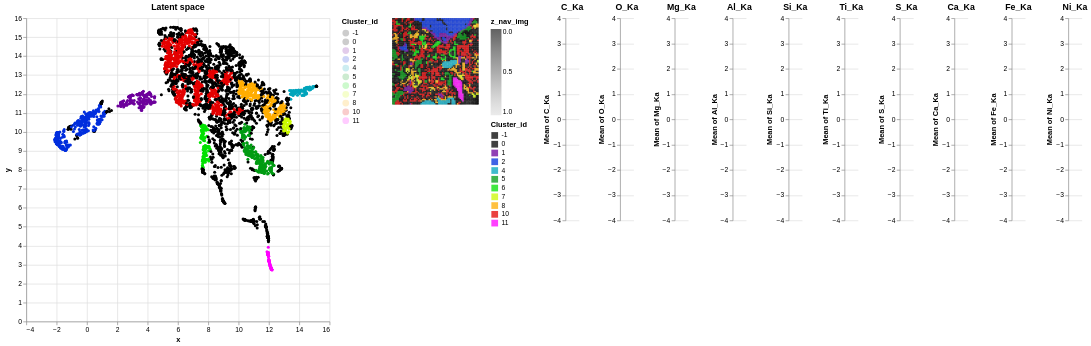

The cell this chart's notebook holds for it:
### Code cell
gui.check_latent_space(ps=ps_hdb,show_map=True,ratio_to_be_shown=1.0)

### Figure 1 — Vega-Lite specification as saved in the notebook (floating-point values rounded to 4 significant figures; data arrays with more than 128 entries replaced by an {"elided": "..."} marker saying what was removed)
{"config": {"view": {"continuousWidth": 300, "continuousHeight": 300, "strokeWidth": 0}}, "hconcat": [{"layer": [{"mark": {"type": "circle", "size": 3}, "encoding": {"color": {"field": "Cluster_id", "scale": {"domain": [-1.0, 0.0, 1.0, 2.0, 4.0, 5.0, 6.0, 7.0, 8.0, 10.0, 11.0], "range": ["#000000", "#000000", "#6d009c", "#002edd", "#00a4bb", "#009b12", "#00e100", "#cbf900", "#ffad00", "#e30000", "#ff00ff"]}, "type": "nominal"}, "opacity": {"value": 0.2}, "x": {"field": "x", "type": "quantitative"}, "y": {"field": "y", "type": "quantitative"}}, "name": "view_1"}, {"mark": {"type": "circle", "size": 20}, "encoding": {"color": {"field": "Cluster_id", "scale": {"domain": [-1.0, 0.0, 1.0, 2.0, 4.0, 5.0, 6.0, 7.0, 8.0, 10.0, 11.0], "range": ["#000000", "#000000", "#6d009c", "#002edd", "#00a4bb", "#009b12", "#00e100", "#cbf900", "#ffad00", "#e30000", "#ff00ff"]}, "type": "nominal"}, "opacity": {"condition": {"param": "param_1", "value": 1.0}, "value": 0.0}, "tooltip": [{"field": "Cluster_id", "type": "nominal"}, {"field": "x", "format": ",.2f", "type": "quantitative"}, {"field": "y", "format": ",.2f", "type": "quantitative"}], "x": {"field": "x", "type": "quantitative"}, "y": {"field": "y", "type": "quantitative"}}}], "data": {"name": "data-ba6110066a2dd74ff229a60cb0b62cd8"}, "height": 450, "title": {"text": "Latent space"}, "width": 450}, {"layer": [{"data": {"name": "data-c6d3e8bcdc2a61eac0fffeed907ec2c2"}, "mark": {"type": "square", "size": 6}, "encoding": {"color": {"field": "z_nav_img", "scale": {"domain": [1.0, 0.0], "scheme": "greys"}, "type": "quantitative"}, "x": {"axis": null, "field": "x_nav_img", "type": "ordinal"}, "y": {"axis": null, "field": "y_nav_img", "type": "ordinal"}}}, {"data": {"name": "data-ba6110066a2dd74ff229a60cb0b62cd8"}, "mark": {"type": "square", "size": 5}, "encoding": {"color": {"field": "Cluster_id", "scale": {"domain": [-1.0, 0.0, 1.0, 2.0, 4.0, 5.0, 6.0, 7.0, 8.0, 10.0, 11.0], "range": ["#000000", "#000000", "#6d009c", "#002edd", "#00a4bb", "#009b12", "#00e100", "#cbf900", "#ffad00", "#e30000", "#ff00ff"]}, "type": "nominal"}, "opacity": {"condition": {"param": "param_1", "value": 0.75}, "value": 0}, "x": {"axis": null, "field": "x_id", "type": "ordinal"}, "y": {"axis": null, "field": "y_id", "type": "ordinal"}}, "name": "view_2"}], "height": 128, "width": 128}, {"hconcat": [{"mark": {"type": "bar"}, "encoding": {"y": {"aggregate": "mean", "field": "C_Ka", "scale": {"domain": [-4, 4]}, "type": "quantitative"}}, "title": {"text": "C_Ka"}, "transform": [{"filter": {"param": "param_1"}}]}, {"mark": {"type": "bar"}, "encoding": {"y": {"aggregate": "mean", "field": "O_Ka", "scale": {"domain": [-4, 4]}, "type": "quantitative"}}, "title": {"text": "O_Ka"}, "transform": [{"filter": {"param": "param_1"}}]}, {"mark": {"type": "bar"}, "encoding": {"y": {"aggregate": "mean", "field": "Mg_Ka", "scale": {"domain": [-4, 4]}, "type": "quantitative"}}, "title": {"text": "Mg_Ka"}, "transform": [{"filter": {"param": "param_1"}}]}, {"mark": {"type": "bar"}, "encoding": {"y": {"aggregate": "mean", "field": "Al_Ka", "scale": {"domain": [-4, 4]}, "type": "quantitative"}}, "title": {"text": "Al_Ka"}, "transform": [{"filter": {"param": "param_1"}}]}, {"mark": {"type": "bar"}, "encoding": {"y": {"aggregate": "mean", "field": "Si_Ka", "scale": {"domain": [-4, 4]}, "type": "quantitative"}}, "title": {"text": "Si_Ka"}, "transform": [{"filter": {"param": "param_1"}}]}, {"mark": {"type": "bar"}, "encoding": {"y": {"aggregate": "mean", "field": "Ti_Ka", "scale": {"domain": [-4, 4]}, "type": "quantitative"}}, "title": {"text": "Ti_Ka"}, "transform": [{"filter": {"param": "param_1"}}]}, {"mark": {"type": "bar"}, "encoding": {"y": {"aggregate": "mean", "field": "S_Ka", "scale": {"domain": [-4, 4]}, "type": "quantitative"}}, "title": {"text": "S_Ka"}, "transform": [{"filter": {"param": "param_1"}}]}, {"mark": {"type": "bar"}, "encoding": {"y": {"aggregate": "mean", "field": "Ca_Ka", "scale": {"domain": [-4, 4]}, "type": "quantitative"}}, "title": {"text": "Ca_Ka"}, "transform": [{"filter": {"param": "param_1"}}]}, {"mark": {"type": "bar"}, "encoding": {"y": {"aggregate": "mean", "field": "Fe_Ka", "scale": {"domain": [-4, 4]}, "type": "quantitative"}}, "title": {"text": "Fe_Ka"}, "transform": [{"filter": {"param": "param_1"}}]}, {"mark": {"type": "bar"}, "encoding": {"y": {"aggregate": "mean", "field": "Ni_Ka", "scale": {"domain": [-4, 4]}, "type": "quantitative"}}, "title": {"text": "Ni_Ka"}, "transform": [{"filter": {"param": "param_1"}}]}], "data": {"name": "data-ba6110066a2dd74ff229a60cb0b62cd8"}}], "params": [{"name": "param_1", "select": {"type": "interval"}, "views": ["view_1", "view_2"]}, {"name": "param_2", "select": {"type": "interval", "on": "[mousedown[event.shiftKey], mouseup] > mousemove", "translate": "[mousedown[event.shiftKey], mouseup] > mousemove!", "zoom": "wheel![event.shiftKey]"}, "bind": "scales", "views": ["view_1"]}], "resolve": {"legend": {"color": "independent"}}, "$schema": "https://vega.github.io/schema/vega-lite/v5.14.1.json", "datasets": {"data-ba6110066a2dd74ff229a60cb0b62cd8": {"elided": "4096 records"}, "data-c6d3e8bcdc2a61eac0fffeed907ec2c2": {"elided": "4096 records"}}}
